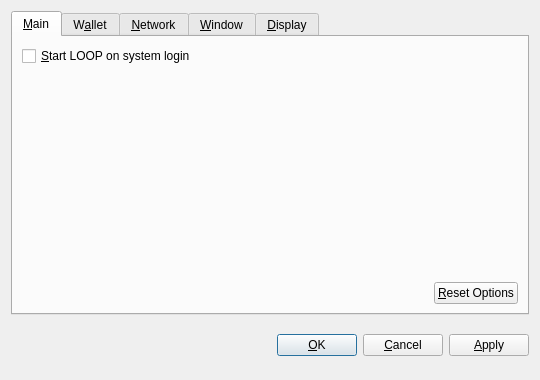
<?xml version="1.0" encoding="UTF-8"?>
<ui version="4.0">
 <class>OptionsDialog</class>
 <widget class="QDialog" name="OptionsDialog">
  <property name="geometry">
   <rect>
    <x>0</x>
    <y>0</y>
    <width>540</width>
    <height>380</height>
   </rect>
  </property>
  <property name="windowTitle">
   <string>Options</string>
  </property>
  <property name="modal">
   <bool>true</bool>
  </property>
  <layout class="QVBoxLayout" name="verticalLayout">
   <item>
    <widget class="QTabWidget" name="tabWidget">
     <property name="tabPosition">
      <enum>QTabWidget::North</enum>
     </property>
     <property name="currentIndex">
      <number>0</number>
     </property>
     <widget class="QWidget" name="tabMain">
      <attribute name="title">
       <string>&amp;Main</string>
      </attribute>
      <layout class="QVBoxLayout" name="verticalLayout_Main">
       <item>
        <widget class="QCheckBox" name="bitcoinAtStartup">
         <property name="toolTip">
          <string>Automatically start LOOP after logging in to the system.</string>
         </property>
         <property name="text">
          <string>&amp;Start LOOP on system login</string>
         </property>
        </widget>
       </item>
       <item>
        <spacer name="verticalSpacer_Main">
         <property name="orientation">
          <enum>Qt::Vertical</enum>
         </property>
         <property name="sizeHint" stdset="0">
          <size>
           <width>20</width>
           <height>40</height>
          </size>
         </property>
        </spacer>
       </item>
       <item>
        <layout class="QHBoxLayout" name="horizontalLayout_2_Main">
         <item>
          <spacer name="horizontalSpacer_2_Main">
           <property name="orientation">
            <enum>Qt::Horizontal</enum>
           </property>
           <property name="sizeHint" stdset="0">
            <size>
             <width>40</width>
             <height>20</height>
            </size>
           </property>
          </spacer>
         </item>
         <item>
          <widget class="QPushButton" name="resetButton">
           <property name="toolTip">
            <string>Reset all client options to default.</string>
           </property>
           <property name="text">
            <string>&amp;Reset Options</string>
           </property>
           <property name="autoDefault">
            <bool>false</bool>
           </property>
          </widget>
         </item>
        </layout>
       </item>
      </layout>
     </widget>
     <widget class="QWidget" name="tabWallet">
      <attribute name="title">
       <string>W&amp;allet</string>
      </attribute>
      <layout class="QVBoxLayout" name="verticalLayout_Network">
       <item>
        <widget class="QLabel" name="transactionFeeInfoLabel">
         <property name="text">
          <string>Optional transaction fee per kB that helps make sure your transactions are processed quickly. Most transactions are 1 kB.</string>
         </property>
         <property name="textFormat">
          <enum>Qt::PlainText</enum>
         </property>
         <property name="wordWrap">
          <bool>true</bool>
         </property>
        </widget>
       </item>
       <item>
        <layout class="QHBoxLayout" name="horizontalLayout_1_Main">
         <item>
          <widget class="QLabel" name="transactionFeeLabel">
           <property name="text">
            <string>Pay transaction &amp;fee</string>
           </property>
           <property name="textFormat">
            <enum>Qt::PlainText</enum>
           </property>
           <property name="buddy">
            <cstring>transactionFee</cstring>
           </property>
          </widget>
         </item>
         <item>
          <widget class="BitcoinAmountField" name="transactionFee"/>
         </item>
         <item>
          <spacer name="horizontalSpacer_1_Main">
           <property name="orientation">
            <enum>Qt::Horizontal</enum>
           </property>
           <property name="sizeHint" stdset="0">
            <size>
             <width>40</width>
             <height>20</height>
            </size>
           </property>
          </spacer>
         </item>
        </layout>
       </item>
       <item>
        <widget class="QLabel" name="label">
         <property name="text">
          <string>If you disable the spending of unconfirmed change, the change from a transaction cannot be used until that transaction has at least one confirmation. This also affects how your balance is computed.</string>
         </property>
         <property name="wordWrap">
          <bool>true</bool>
         </property>
        </widget>
       </item>
       <item>
        <widget class="QCheckBox" name="spendZeroConfChange">
         <property name="text">
          <string>Spend unconfirmed change  (experts only)</string>
         </property>
        </widget>
       </item>
       <item>
        <spacer name="verticalSpacer">
         <property name="orientation">
          <enum>Qt::Vertical</enum>
         </property>
         <property name="sizeHint" stdset="0">
          <size>
           <width>20</width>
           <height>40</height>
          </size>
         </property>
        </spacer>
       </item>
      </layout>
     </widget>
     <widget class="QWidget" name="tabNetwork">
      <attribute name="title">
       <string>&amp;Network</string>
      </attribute>
      <layout class="QVBoxLayout" name="verticalLayout_Network">
       <item>
        <widget class="QCheckBox" name="mapPortUpnp">
         <property name="toolTip">
          <string>Automatically open the LOOP client port on the router. This only works when your router supports UPnP and it is enabled.</string>
         </property>
         <property name="text">
          <string>Map port using &amp;UPnP</string>
         </property>
        </widget>
       </item>
       <item>
        <widget class="QCheckBox" name="connectSocks">
         <property name="toolTip">
          <string>Connect to the LOOP network through a SOCKS proxy (e.g. when connecting through Tor).</string>
         </property>
         <property name="text">
          <string>&amp;Connect through SOCKS proxy:</string>
         </property>
        </widget>
       </item>
       <item>
        <layout class="QHBoxLayout" name="horizontalLayout_Network">
         <item>
          <widget class="QLabel" name="proxyIpLabel">
           <property name="text">
            <string>Proxy &amp;IP:</string>
           </property>
           <property name="textFormat">
            <enum>Qt::PlainText</enum>
           </property>
           <property name="buddy">
            <cstring>proxyIp</cstring>
           </property>
          </widget>
         </item>
         <item>
          <widget class="QValidatedLineEdit" name="proxyIp">
           <property name="maximumSize">
            <size>
             <width>140</width>
             <height>16777215</height>
            </size>
           </property>
           <property name="toolTip">
            <string>IP address of the proxy (e.g. 127.0.0.1)</string>
           </property>
          </widget>
         </item>
         <item>
          <widget class="QLabel" name="proxyPortLabel">
           <property name="text">
            <string>&amp;Port:</string>
           </property>
           <property name="textFormat">
            <enum>Qt::PlainText</enum>
           </property>
           <property name="buddy">
            <cstring>proxyPort</cstring>
           </property>
          </widget>
         </item>
         <item>
          <widget class="QLineEdit" name="proxyPort">
           <property name="maximumSize">
            <size>
             <width>55</width>
             <height>16777215</height>
            </size>
           </property>
           <property name="toolTip">
            <string>Port of the proxy (e.g. 9050)</string>
           </property>
          </widget>
         </item>
         <item>
          <widget class="QLabel" name="socksVersionLabel">
           <property name="text">
            <string>SOCKS &amp;Version:</string>
           </property>
           <property name="textFormat">
            <enum>Qt::PlainText</enum>
           </property>
           <property name="buddy">
            <cstring>socksVersion</cstring>
           </property>
          </widget>
         </item>
         <item>
          <widget class="QValueComboBox" name="socksVersion">
           <property name="toolTip">
            <string>SOCKS version of the proxy (e.g. 5)</string>
           </property>
          </widget>
         </item>
         <item>
          <spacer name="horizontalSpacer_Network">
           <property name="orientation">
            <enum>Qt::Horizontal</enum>
           </property>
           <property name="sizeHint" stdset="0">
            <size>
             <width>40</width>
             <height>20</height>
            </size>
           </property>
          </spacer>
         </item>
        </layout>
       </item>
       <item>
        <spacer name="verticalSpacer_Network">
         <property name="orientation">
          <enum>Qt::Vertical</enum>
         </property>
         <property name="sizeHint" stdset="0">
          <size>
           <width>20</width>
           <height>40</height>
          </size>
         </property>
        </spacer>
       </item>
      </layout>
     </widget>
     <widget class="QWidget" name="tabWindow">
      <attribute name="title">
       <string>&amp;Window</string>
      </attribute>
      <layout class="QVBoxLayout" name="verticalLayout_Window">
       <item>
        <widget class="QCheckBox" name="minimizeToTray">
         <property name="toolTip">
          <string>Show only a tray icon after minimizing the window.</string>
         </property>
         <property name="text">
          <string>&amp;Minimize to the tray instead of the taskbar</string>
         </property>
        </widget>
       </item>
       <item>
        <widget class="QCheckBox" name="minimizeOnClose">
         <property name="toolTip">
          <string>Minimize instead of exit the application when the window is closed. When this option is enabled, the application will be closed only after selecting Quit in the menu.</string>
         </property>
         <property name="text">
          <string>M&amp;inimize on close</string>
         </property>
        </widget>
       </item>
       <item>
        <spacer name="verticalSpacer_Window">
         <property name="orientation">
          <enum>Qt::Vertical</enum>
         </property>
         <property name="sizeHint" stdset="0">
          <size>
           <width>20</width>
           <height>40</height>
          </size>
         </property>
        </spacer>
       </item>
      </layout>
     </widget>
     <widget class="QWidget" name="tabDisplay">
      <attribute name="title">
       <string>&amp;Display</string>
      </attribute>
      <layout class="QVBoxLayout" name="verticalLayout_Display">
       <item>
        <layout class="QHBoxLayout" name="horizontalLayout_1_Display">
         <item>
          <widget class="QLabel" name="langLabel">
           <property name="text">
            <string>User Interface &amp;language:</string>
           </property>
           <property name="textFormat">
            <enum>Qt::PlainText</enum>
           </property>
           <property name="buddy">
            <cstring>lang</cstring>
           </property>
          </widget>
         </item>
         <item>
          <widget class="QValueComboBox" name="lang">
           <property name="toolTip">
            <string>The user interface language can be set here. This setting will take effect after restarting LOOP.</string>
           </property>
          </widget>
         </item>
        </layout>
       </item>
       <item>
        <layout class="QHBoxLayout" name="horizontalLayout_2_Display">
         <item>
          <widget class="QLabel" name="unitLabel">
           <property name="text">
            <string>&amp;Unit to show amounts in:</string>
           </property>
           <property name="textFormat">
            <enum>Qt::PlainText</enum>
           </property>
           <property name="buddy">
            <cstring>unit</cstring>
           </property>
          </widget>
         </item>
         <item>
          <widget class="QValueComboBox" name="unit">
           <property name="toolTip">
            <string>Choose the default subdivision unit to show in the interface and when sending coins.</string>
           </property>
          </widget>
         </item>
        </layout>
       </item>
       <item>
        <widget class="QCheckBox" name="displayAddresses">
         <property name="toolTip">
          <string>Whether to show LOOP addresses in the transaction list or not.</string>
         </property>
         <property name="text">
          <string>&amp;Display addresses in transaction list</string>
         </property>
        </widget>
       </item>
       <item>
        <widget class="QCheckBox" name="coinControlFeatures">
         <property name="toolTip">
          <string>Whether to show coin control features or not.</string>
         </property>
         <property name="text">
          <string>Display coin &amp;control features (experts only!)</string>
         </property>
        </widget>
       </item>
       <item>
        <spacer name="verticalSpacer_Display">
         <property name="orientation">
          <enum>Qt::Vertical</enum>
         </property>
         <property name="sizeHint" stdset="0">
          <size>
           <width>20</width>
           <height>40</height>
          </size>
         </property>
        </spacer>
       </item>
      </layout>
     </widget>
    </widget>
   </item>
   <item>
    <layout class="QHBoxLayout" name="horizontalLayout_Buttons">
     <item>
      <spacer name="horizontalSpacer_1">
       <property name="orientation">
        <enum>Qt::Horizontal</enum>
       </property>
       <property name="sizeHint" stdset="0">
        <size>
         <width>40</width>
         <height>48</height>
        </size>
       </property>
      </spacer>
     </item>
     <item>
      <widget class="QLabel" name="statusLabel">
       <property name="font">
        <font>
         <weight>75</weight>
         <bold>true</bold>
        </font>
       </property>
       <property name="text">
        <string/>
       </property>
       <property name="textFormat">
        <enum>Qt::PlainText</enum>
       </property>
       <property name="wordWrap">
        <bool>true</bool>
       </property>
      </widget>
     </item>
     <item>
      <spacer name="horizontalSpacer_2">
       <property name="orientation">
        <enum>Qt::Horizontal</enum>
       </property>
       <property name="sizeHint" stdset="0">
        <size>
         <width>40</width>
         <height>48</height>
        </size>
       </property>
      </spacer>
     </item>
     <item>
      <widget class="QPushButton" name="okButton">
       <property name="text">
        <string>&amp;OK</string>
       </property>
      </widget>
     </item>
     <item>
      <widget class="QPushButton" name="cancelButton">
       <property name="text">
        <string>&amp;Cancel</string>
       </property>
       <property name="autoDefault">
        <bool>false</bool>
       </property>
      </widget>
     </item>
     <item>
      <widget class="QPushButton" name="applyButton">
       <property name="text">
        <string>&amp;Apply</string>
       </property>
       <property name="autoDefault">
        <bool>false</bool>
       </property>
      </widget>
     </item>
    </layout>
   </item>
  </layout>
 </widget>
 <customwidgets>
  <customwidget>
   <class>BitcoinAmountField</class>
   <extends>QSpinBox</extends>
   <header>bitcoinamountfield.h</header>
  </customwidget>
  <customwidget>
   <class>QValueComboBox</class>
   <extends>QComboBox</extends>
   <header>qvaluecombobox.h</header>
  </customwidget>
  <customwidget>
   <class>QValidatedLineEdit</class>
   <extends>QLineEdit</extends>
   <header>qvalidatedlineedit.h</header>
  </customwidget>
 </customwidgets>
 <resources/>
 <connections/>
</ui>
